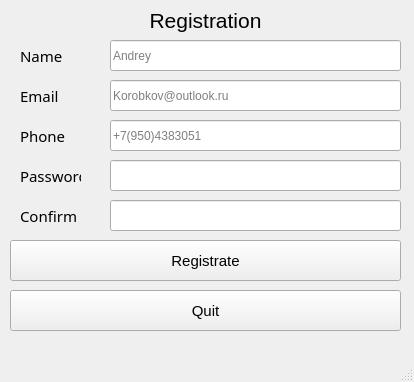
<?xml version="1.0" encoding="UTF-8"?>
<ui version="4.0">
 <class>registration</class>
 <widget class="QMainWindow" name="registration">
  <property name="geometry">
   <rect>
    <x>0</x>
    <y>0</y>
    <width>414</width>
    <height>382</height>
   </rect>
  </property>
  <property name="windowTitle">
   <string>MainWindow</string>
  </property>
  <widget class="QWidget" name="centralwidget">
   <widget class="QLineEdit" name="Phone_field">
    <property name="geometry">
     <rect>
      <x>110</x>
      <y>120</y>
      <width>291</width>
      <height>31</height>
     </rect>
    </property>
    <property name="placeholderText">
     <string>+7(950)4383051</string>
    </property>
   </widget>
   <widget class="QLabel" name="label_2">
    <property name="geometry">
     <rect>
      <x>10</x>
      <y>0</y>
      <width>391</width>
      <height>41</height>
     </rect>
    </property>
    <property name="styleSheet">
     <string notr="true"/>
    </property>
    <property name="text">
     <string>&lt;html&gt;&lt;head/&gt;&lt;body&gt;&lt;p align=&quot;center&quot;&gt;&lt;span style=&quot; font-size:16pt;&quot;&gt;Registration&lt;/span&gt;&lt;/p&gt;&lt;/body&gt;&lt;/html&gt;</string>
    </property>
   </widget>
   <widget class="QLabel" name="label_6">
    <property name="geometry">
     <rect>
      <x>20</x>
      <y>80</y>
      <width>51</width>
      <height>31</height>
     </rect>
    </property>
    <property name="font">
     <font>
      <family>Sitka</family>
      <pointsize>11</pointsize>
     </font>
    </property>
    <property name="text">
     <string>Email</string>
    </property>
   </widget>
   <widget class="QPushButton" name="Registrate_button">
    <property name="geometry">
     <rect>
      <x>10</x>
      <y>240</y>
      <width>391</width>
      <height>41</height>
     </rect>
    </property>
    <property name="font">
     <font>
      <family>Arial</family>
      <pointsize>11</pointsize>
     </font>
    </property>
    <property name="text">
     <string>Registrate</string>
    </property>
   </widget>
   <widget class="QLabel" name="label">
    <property name="geometry">
     <rect>
      <x>20</x>
      <y>40</y>
      <width>71</width>
      <height>31</height>
     </rect>
    </property>
    <property name="font">
     <font>
      <family>Sitka</family>
      <pointsize>11</pointsize>
     </font>
    </property>
    <property name="styleSheet">
     <string notr="true"/>
    </property>
    <property name="text">
     <string>Name</string>
    </property>
   </widget>
   <widget class="QLineEdit" name="Password_field">
    <property name="geometry">
     <rect>
      <x>110</x>
      <y>160</y>
      <width>291</width>
      <height>31</height>
     </rect>
    </property>
   </widget>
   <widget class="QLineEdit" name="Name_field">
    <property name="geometry">
     <rect>
      <x>110</x>
      <y>40</y>
      <width>291</width>
      <height>31</height>
     </rect>
    </property>
    <property name="placeholderText">
     <string>Andrey</string>
    </property>
   </widget>
   <widget class="QLineEdit" name="Email_field">
    <property name="geometry">
     <rect>
      <x>110</x>
      <y>80</y>
      <width>291</width>
      <height>31</height>
     </rect>
    </property>
    <property name="placeholderText">
     <string>Korobkov@outlook.ru</string>
    </property>
   </widget>
   <widget class="QPushButton" name="Quit_button">
    <property name="geometry">
     <rect>
      <x>10</x>
      <y>290</y>
      <width>391</width>
      <height>41</height>
     </rect>
    </property>
    <property name="font">
     <font>
      <family>Arial</family>
      <pointsize>11</pointsize>
     </font>
    </property>
    <property name="text">
     <string>Quit</string>
    </property>
   </widget>
   <widget class="QLabel" name="label_7">
    <property name="geometry">
     <rect>
      <x>20</x>
      <y>160</y>
      <width>61</width>
      <height>31</height>
     </rect>
    </property>
    <property name="font">
     <font>
      <family>Sitka</family>
      <pointsize>11</pointsize>
     </font>
    </property>
    <property name="text">
     <string>Password</string>
    </property>
   </widget>
   <widget class="QLabel" name="label_5">
    <property name="geometry">
     <rect>
      <x>20</x>
      <y>120</y>
      <width>61</width>
      <height>31</height>
     </rect>
    </property>
    <property name="font">
     <font>
      <family>Sitka</family>
      <pointsize>11</pointsize>
     </font>
    </property>
    <property name="text">
     <string>Phone</string>
    </property>
   </widget>
   <widget class="QLineEdit" name="Confirm_field">
    <property name="geometry">
     <rect>
      <x>110</x>
      <y>200</y>
      <width>291</width>
      <height>31</height>
     </rect>
    </property>
   </widget>
   <widget class="QLabel" name="label_8">
    <property name="geometry">
     <rect>
      <x>20</x>
      <y>200</y>
      <width>61</width>
      <height>31</height>
     </rect>
    </property>
    <property name="font">
     <font>
      <family>Sitka</family>
      <pointsize>11</pointsize>
     </font>
    </property>
    <property name="text">
     <string>Confirm</string>
    </property>
   </widget>
  </widget>
  <widget class="QMenuBar" name="menubar">
   <property name="geometry">
    <rect>
     <x>0</x>
     <y>0</y>
     <width>414</width>
     <height>22</height>
    </rect>
   </property>
  </widget>
  <widget class="QStatusBar" name="statusbar"/>
 </widget>
 <resources/>
 <connections/>
</ui>
